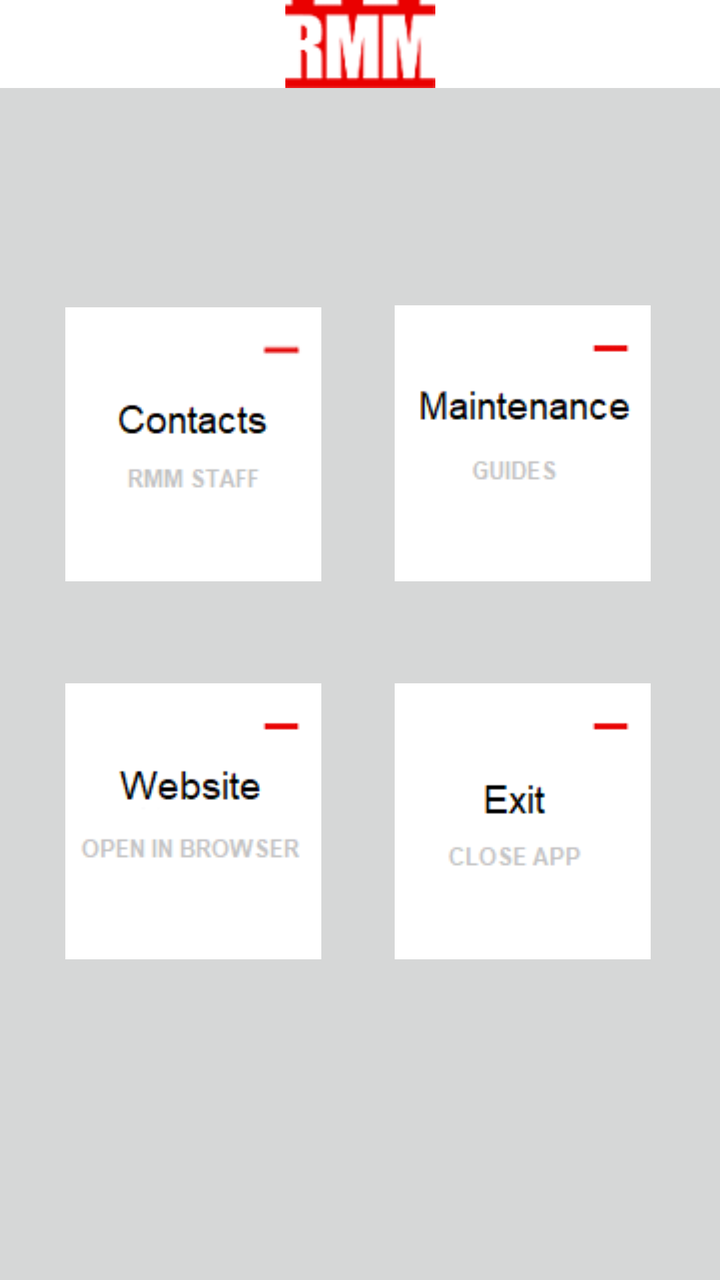
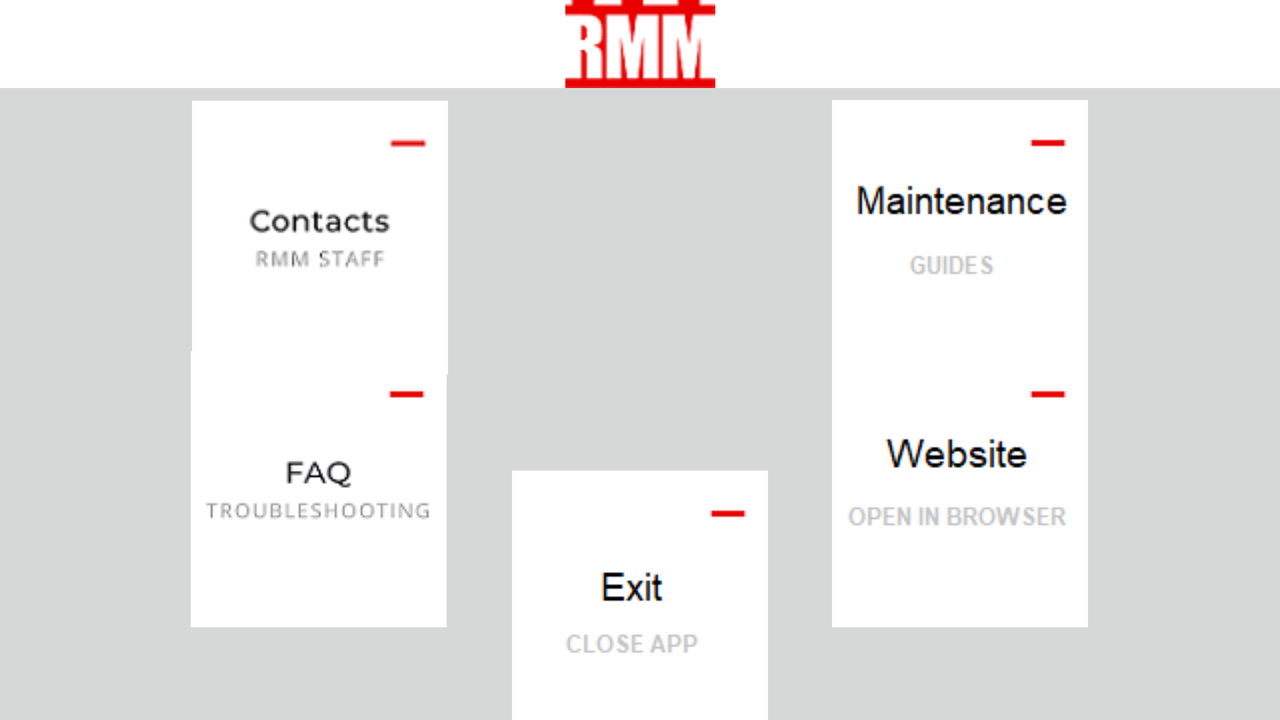

One screen, two layout resources from the same app: the default and the author's alternative for another configuration. Each is rendered where Android would select it; the XML of both is given below.
<!-- AndroidManifest.xml: activity theme AppTheme.NoActionBar -->
<!-- res/layout/activity_main.xml -->
<?xml version="1.0" encoding="utf-8"?>
<androidx.constraintlayout.widget.ConstraintLayout xmlns:android="http://schemas.android.com/apk/res/android"
    xmlns:app="http://schemas.android.com/apk/res-auto"
    xmlns:tools="http://schemas.android.com/tools"
    android:id="@+id/relativeLayout"
    android:layout_width="match_parent"
    android:layout_height="match_parent"
    android:background="?attr/colorButtonNormal"
    tools:context=".MainActivity">

    <com.google.android.material.appbar.AppBarLayout
        android:id="@+id/appBarLayout"
        android:layout_width="match_parent"
        android:layout_height="wrap_content"
        android:theme="@style/AppTheme.AppBarOverlay"
        app:layout_constraintStart_toStartOf="parent"
        app:layout_constraintTop_toTopOf="parent">


        <ImageView
            android:layout_width="match_parent"
            android:layout_height="wrap_content"
            android:layout_gravity="center"
            app:srcCompat="@drawable/toolbar_rmm_mark" />


    </com.google.android.material.appbar.AppBarLayout>

    <androidx.constraintlayout.widget.Guideline
        android:id="@+id/guideline"
        android:layout_width="wrap_content"
        android:layout_height="wrap_content"
        android:orientation="horizontal"
        app:layout_constraintGuide_begin="20dp"
        app:layout_constraintGuide_percent="0.09" />

    <androidx.constraintlayout.widget.Guideline
        android:id="@+id/guideline2"
        android:layout_width="wrap_content"
        android:layout_height="wrap_content"
        android:orientation="horizontal"
        app:layout_constraintGuide_begin="20dp"
        app:layout_constraintGuide_percent="0.47" />

    <androidx.constraintlayout.widget.Guideline
        android:id="@+id/guideline3"
        android:layout_width="wrap_content"
        android:layout_height="wrap_content"
        android:orientation="horizontal"
        app:layout_constraintGuide_begin="20dp"
        app:layout_constraintGuide_percent="0.99" />


    <androidx.constraintlayout.widget.Guideline
        android:id="@+id/guideline5"
        android:layout_width="wrap_content"
        android:layout_height="wrap_content"
        android:orientation="vertical"
        app:layout_constraintGuide_begin="20dp"
        app:layout_constraintGuide_percent="0.50" />

    <ImageButton
        android:id="@+id/imageButton"
        style="@android:style/Widget.DeviceDefault.Button.Borderless"
        android:layout_width="wrap_content"
        android:layout_height="wrap_content"
        app:layout_constraintBottom_toTopOf="@+id/guideline2"
        app:layout_constraintEnd_toStartOf="@+id/guideline5"
        app:layout_constraintHorizontal_bias="0.74"
        app:layout_constraintStart_toStartOf="parent"
        app:layout_constraintTop_toTopOf="@+id/guideline"
        app:layout_constraintVertical_bias="1.0"
        app:srcCompat="@drawable/bcontacts_update" />

    <ImageButton
        android:id="@+id/imageButton2"
        style="@android:style/Widget.Material.Button.Borderless"
        android:layout_width="wrap_content"
        android:layout_height="wrap_content"
        app:layout_constraintBottom_toTopOf="@+id/guideline2"
        app:layout_constraintEnd_toEndOf="parent"
        app:layout_constraintHorizontal_bias="0.188"
        app:layout_constraintStart_toStartOf="@+id/guideline5"
        app:layout_constraintTop_toTopOf="@+id/guideline"
        app:layout_constraintVertical_bias="1.0"
        app:srcCompat="@drawable/bmaintenance" />

    <ImageButton
        android:id="@+id/imageButton4"
        style="@android:style/Widget.Material.Button.Borderless"
        android:layout_width="wrap_content"
        android:layout_height="wrap_content"
        app:layout_constraintBottom_toBottomOf="parent"
        app:layout_constraintEnd_toStartOf="@+id/guideline5"
        app:layout_constraintHorizontal_bias="0.74"
        app:layout_constraintStart_toStartOf="parent"
        app:layout_constraintTop_toTopOf="@+id/guideline2"
        app:layout_constraintVertical_bias="0.171"
        app:srcCompat="@drawable/bwebsite" />

    <ImageButton
        android:id="@+id/imageButton5"
        style="@android:style/Widget.Material.Button.Borderless"
        android:layout_width="wrap_content"
        android:layout_height="wrap_content"
        android:onClick="clickexit"
        app:layout_constraintBottom_toTopOf="@+id/guideline3"
        app:layout_constraintEnd_toEndOf="parent"
        app:layout_constraintHorizontal_bias="0.188"
        app:layout_constraintStart_toStartOf="@+id/guideline5"
        app:layout_constraintTop_toTopOf="@+id/guideline2"
        app:layout_constraintVertical_bias="0.178"
        app:srcCompat="@drawable/bexit" />

</androidx.constraintlayout.widget.ConstraintLayout>
<!-- resources referenced by this layout -->
<resources>
  <!-- drawable bcontacts_update: png bitmap (drawable, 2568 bytes) -->
  <!-- drawable bexit: png bitmap (drawable, 1976 bytes) -->
  <!-- drawable bmaintenance: png bitmap (drawable, 2398 bytes) -->
  <!-- drawable bwebsite: png bitmap (drawable, 2746 bytes) -->
  <!-- drawable toolbar_rmm_mark: png bitmap (drawable, 2301 bytes) -->
  <style name="AppTheme.AppBarOverlay" parent="ThemeOverlay.AppCompat.Dark.ActionBar" />
  <style name="AppTheme.NoActionBar">
          <item name="windowActionBar">false</item>
          <item name="windowNoTitle">true</item>
      </style>
</resources>
<!-- res/layout-land/activity_main.xml (the author's variant of the layout above) -->
<!-- drawn on the phone turned sideways -->
<?xml version="1.0" encoding="utf-8"?>
<androidx.constraintlayout.widget.ConstraintLayout xmlns:android="http://schemas.android.com/apk/res/android"
    xmlns:app="http://schemas.android.com/apk/res-auto"
    xmlns:tools="http://schemas.android.com/tools"
    android:id="@+id/relativeLayout"
    android:layout_width="match_parent"
    android:layout_height="match_parent"
    android:background="?attr/colorButtonNormal"
    tools:context=".MainActivity">

    <com.google.android.material.appbar.AppBarLayout
        android:id="@+id/appBarLayout"
        android:layout_width="match_parent"
        android:layout_height="wrap_content"
        android:theme="@style/AppTheme.AppBarOverlay"
        app:layout_constraintStart_toStartOf="parent"
        app:layout_constraintTop_toTopOf="parent">


        <ImageView
            android:layout_width="match_parent"
            android:layout_height="wrap_content"
            app:srcCompat="@drawable/toolbar_rmm_mark"
            android:layout_gravity="center"/>




    </com.google.android.material.appbar.AppBarLayout>

    <androidx.constraintlayout.widget.Guideline
        android:id="@+id/guideline"
        android:layout_width="wrap_content"
        android:layout_height="wrap_content"
        android:orientation="horizontal"
        app:layout_constraintGuide_begin="20dp"
        app:layout_constraintGuide_percent="0.20" />

    <androidx.constraintlayout.widget.Guideline
        android:id="@+id/guideline2"
        android:layout_width="wrap_content"
        android:layout_height="wrap_content"
        android:orientation="horizontal"
        app:layout_constraintGuide_begin="20dp"
        app:layout_constraintGuide_percent="0.46" />

    <androidx.constraintlayout.widget.Guideline
        android:id="@+id/guideline3"
        android:layout_width="wrap_content"
        android:layout_height="wrap_content"
        android:orientation="horizontal"
        app:layout_constraintGuide_begin="20dp"
        app:layout_constraintGuide_percent="0.69" />

    <androidx.constraintlayout.widget.Guideline
        android:id="@+id/guideline4"
        android:layout_width="wrap_content"
        android:layout_height="wrap_content"
        android:orientation="horizontal"
        app:layout_constraintGuide_begin="20dp"
        app:layout_constraintGuide_percent="0.99" />

    <androidx.constraintlayout.widget.Guideline
        android:id="@+id/guideline5"
        android:layout_width="wrap_content"
        android:layout_height="wrap_content"
        android:orientation="vertical"
        app:layout_constraintGuide_begin="20dp"
        app:layout_constraintGuide_percent="0.50" />

    <ImageButton
        android:id="@+id/imageButton"
        style="@android:style/Widget.DeviceDefault.Button.Borderless"
        android:layout_width="wrap_content"
        android:layout_height="wrap_content"
        app:layout_constraintBottom_toTopOf="@+id/guideline2"
        app:layout_constraintEnd_toStartOf="@+id/guideline5"
        app:layout_constraintStart_toStartOf="parent"
        app:layout_constraintTop_toTopOf="@+id/guideline"
        app:srcCompat="@drawable/bcontact" />

    <ImageButton
        android:id="@+id/imageButton2"
        style="@android:style/Widget.Material.Button.Borderless"
        android:layout_width="wrap_content"
        android:layout_height="wrap_content"
        app:layout_constraintBottom_toTopOf="@+id/guideline2"
        app:layout_constraintEnd_toEndOf="parent"
        app:layout_constraintStart_toStartOf="@+id/guideline5"
        app:layout_constraintTop_toTopOf="@+id/guideline"
        app:srcCompat="@drawable/bmaintenance" />

    <ImageButton
        android:id="@+id/imageButton3"
        style="@android:style/Widget.Material.Button.Borderless"
        android:layout_width="wrap_content"
        android:layout_height="wrap_content"
        app:layout_constraintBottom_toTopOf="@+id/guideline3"
        app:layout_constraintEnd_toStartOf="@+id/guideline5"
        app:layout_constraintHorizontal_bias="0.497"
        app:layout_constraintStart_toStartOf="parent"
        app:layout_constraintTop_toTopOf="@+id/guideline2"
        app:layout_constraintVertical_bias="0.0"
        app:srcCompat="@drawable/bfqa" />

    <ImageButton
        android:id="@+id/imageButton4"
        style="@android:style/Widget.Material.Button.Borderless"
        android:layout_width="wrap_content"
        android:layout_height="wrap_content"
        app:layout_constraintBottom_toTopOf="@+id/guideline3"
        app:layout_constraintEnd_toEndOf="parent"
        app:layout_constraintStart_toStartOf="@+id/guideline5"
        app:layout_constraintTop_toTopOf="@+id/guideline2"
        app:layout_constraintVertical_bias="0.0"
        app:srcCompat="@drawable/bwebsite" />

    <ImageButton
        android:id="@+id/imageButton5"
        style="@android:style/Widget.Material.Button.Borderless"
        android:layout_width="wrap_content"
        android:layout_height="wrap_content"
        android:onClick="clickexit"
        app:layout_constraintBottom_toBottomOf="parent"
        app:layout_constraintEnd_toEndOf="parent"
        app:layout_constraintStart_toStartOf="parent"
        app:layout_constraintTop_toTopOf="@+id/guideline3"
        app:srcCompat="@drawable/bexit" />

</androidx.constraintlayout.widget.ConstraintLayout>
<!-- resources referenced by the variant -->
<!-- as the phone turned sideways resolves them -->
<resources>
  <!-- drawable bcontact: png bitmap (drawable, 4227 bytes) -->
  <!-- drawable bexit: png bitmap (drawable, 1976 bytes) -->
  <!-- drawable bfqa: png bitmap (drawable, 3514 bytes) -->
  <!-- drawable bmaintenance: png bitmap (drawable, 2398 bytes) -->
  <!-- drawable bwebsite: png bitmap (drawable, 2746 bytes) -->
  <!-- drawable toolbar_rmm_mark: png bitmap (drawable, 2301 bytes) -->
  <style name="AppTheme.AppBarOverlay" parent="ThemeOverlay.AppCompat.Dark.ActionBar" />
  <style name="AppTheme.NoActionBar">
          <item name="windowActionBar">false</item>
          <item name="windowNoTitle">true</item>
      </style>
</resources>
